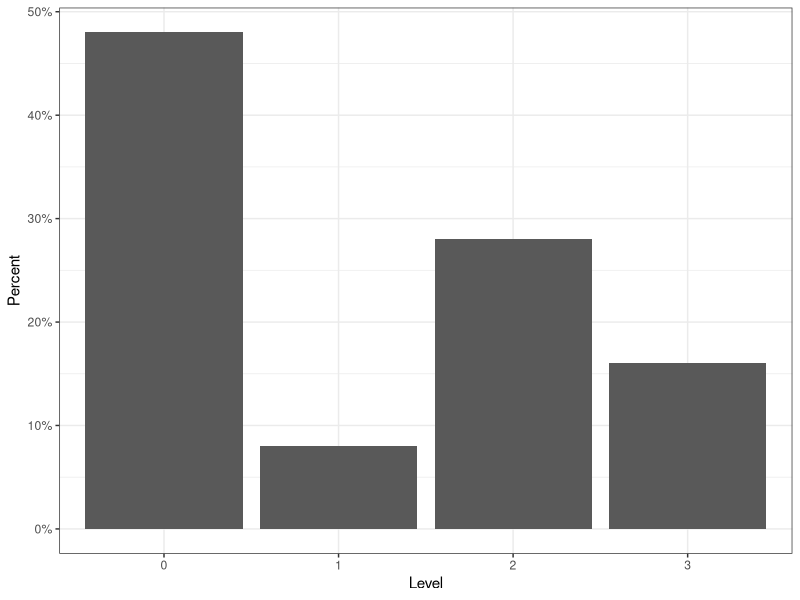

Write R code to recreate this figure.
## ---- chunk 1
#| include: false
#| label: packages-portfolio-objectives

library(tidyverse)

portfolio_levels <- tibble(
  Objective = character(), 
  Level = numeric() 
  )
## ---- chunk 2
#| include: false
#| label: IL-1

## Fill in the line below with your self-assigned level for this objective.
## Remember, you have the following levels to choose from:

# 1 = novice
# 2 = proficiency
# 3 = mastery 
# 4 = expert

my_level <- 2

portfolio_levels <- portfolio_levels %>%
  bind_rows(
    tibble(Objective = "IL-1",
           Level = my_level)
    )
## ---- chunk 3
#| include: false
#| label: IL-2

## Fill in the line below with your self-assigned level for this objective.
my_level <- 2

portfolio_levels <- portfolio_levels %>%
  bind_rows(
    tibble(Objective = "IL-2", 
           Level = my_level)
    )
## ---- chunk 4
#| include: false
#| label: RW-1

my_level <- 2

portfolio_levels <- portfolio_levels %>%
  bind_rows(
    tibble(Objective = "RW-1",
           Level = my_level)
    )
## ---- chunk 5
#| include: false
#| label: RW-2

my_level <- 3

portfolio_levels <- portfolio_levels %>%
  bind_rows(
    tibble(Objective = "RW-2",
           Level = my_level)
    )
## ---- chunk 6
#| include: false
#| label: RW-3

my_level <- 2

portfolio_levels <- portfolio_levels %>%
  bind_rows(
    tibble(Objective = "RW-3",
           Level = my_level)
    )
## ---- chunk 7
#| include: false
#| label: TC-1

my_level <- 3

portfolio_levels <- portfolio_levels %>%
  bind_rows(
    tibble(Objective = "TC-1", 
           Level = my_level)
    )
## ---- chunk 8
#| include: false
#| label: TC-2

my_level <- 1

portfolio_levels <- portfolio_levels %>%
  bind_rows(
    tibble(Objective = "TC-2", 
           Level = my_level)
    )
## ---- chunk 9
#| include: false
#| label: DM-1

my_level <- 2

portfolio_levels <- portfolio_levels %>%
  bind_rows(
    tibble(Objective = "DM-1", 
           Level = my_level)
    )
## ---- chunk 10
#| include: false
#| label: DM-2

my_level <- 2

portfolio_levels <- portfolio_levels %>%
  bind_rows(
    tibble(Objective = "DM-2",
           Level = my_level)
    )
## ---- chunk 11
#| include: false
#| label: DM-3

my_level <- 1

portfolio_levels <- portfolio_levels %>%
  bind_rows(tibble(Objective = "DM-3", 
                   Level = my_level))
## ---- chunk 12
#| include: false
#| label: DM-4

my_level <- 0

portfolio_levels <- portfolio_levels %>%
  bind_rows(
    tibble(Objective = "DM-3", 
           Level = my_level)
    )
## ---- chunk 13
#| include: false
#| label: PV-1

my_level <- 2

portfolio_levels <- portfolio_levels %>%
  bind_rows(
    tibble(Objective = "PV-1", 
           Level = my_level)
    )
## ---- chunk 14
#| include: false
#| label: PV-2

my_level <- 3

portfolio_levels <- portfolio_levels %>%
  bind_rows(
    tibble(Objective = "PV-2", 
           Level = my_level)
    )
## ---- chunk 15
#| include: false
#| label: PV-3

my_level <- 0

portfolio_levels <- portfolio_levels %>%
  bind_rows(
    tibble(Objective = "PV-3", 
           Level = my_level)
    )
## ---- chunk 16
#| include: false
#| label: PV-4

my_level <- 3

portfolio_levels <- portfolio_levels %>%
  bind_rows(
    tibble(Objective = "PV-4", 
           Level = my_level)
    )
## ---- chunk 17
#| include: false
#| label: SD-1

my_level <- 0

portfolio_levels <- portfolio_levels %>%
  bind_rows(
    tibble(Objective = "SD-1", 
           Level = my_level)
    )
## ---- chunk 18
#| include: false
#| label: SD-2

my_level <- 0

portfolio_levels <- portfolio_levels %>%
  bind_rows(
    tibble(Objective = "SD-2", 
           Level = my_level)
    )
## ---- chunk 19
#| include: false
#| label: MO-1

my_level <- 0

portfolio_levels <- portfolio_levels %>%
  bind_rows(
    tibble(Objective = "MO-1", 
           Level = my_level)
    )
## ---- chunk 20
#| include: false
#| label: MO-2

my_level <- 0

portfolio_levels <- portfolio_levels %>%
  bind_rows(
    tibble(Objective = "MO-2", 
           Level = my_level)
    )
## ---- chunk 21
#| include: false
#| label: AI-1

my_level <- 0

portfolio_levels <- portfolio_levels %>%
  bind_rows(
    tibble(Objective = "AI-1", 
           Level = my_level)
    )
## ---- chunk 22
#| include: false
#| label: AI-2

my_level <- 0

portfolio_levels <- portfolio_levels %>%
  bind_rows(
    tibble(Objective = "AI-2", 
           Level = my_level)
    )
## ---- chunk 23
#| include: false
#| label: CD-1

my_level <- 0

portfolio_levels <- portfolio_levels %>%
  bind_rows(
    tibble(Objective = "CD-1", 
           Level = my_level)
    )
## ---- chunk 24
#| include: false
#| label: CD-2

my_level <- 0

portfolio_levels <- portfolio_levels %>%
  bind_rows(
    tibble(Objective = "CD-2", 
           Level = my_level)
    )
## ---- chunk 25
#| include: false
#| label: CD-3

my_level <- 0

portfolio_levels <- portfolio_levels %>%
  bind_rows(
    tibble(Objective = "CD-3", 
           Level = my_level)
    )
## ---- chunk 26
#| include: false
#| label: CD-4

my_level <- 0

portfolio_levels <- portfolio_levels %>%
  bind_rows(
    tibble(Objective = "CD-4", 
           Level = my_level)
    )
## ---- chunk 27
#| echo: false
#| label: summary-graph

portfolio_levels %>%
  mutate(
    Category = str_extract(Objective, "[A-Z]{2}"),
    Level = factor(Level)
  ) %>%
  ggplot(
    aes(x = Level, 
        y = (..count..)/sum(..count..)
        )
    ) +
  geom_bar() +
  labs(x = "Level",
       y = "Percent") +
  theme_bw() +
  scale_y_continuous(labels = scales::percent)
